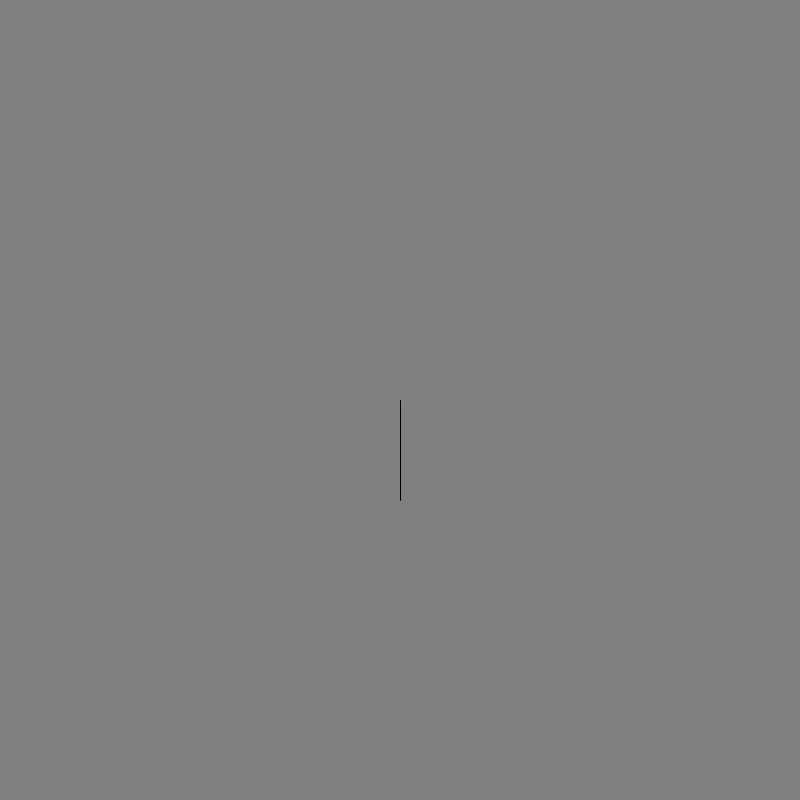
Frame 1 (no input)
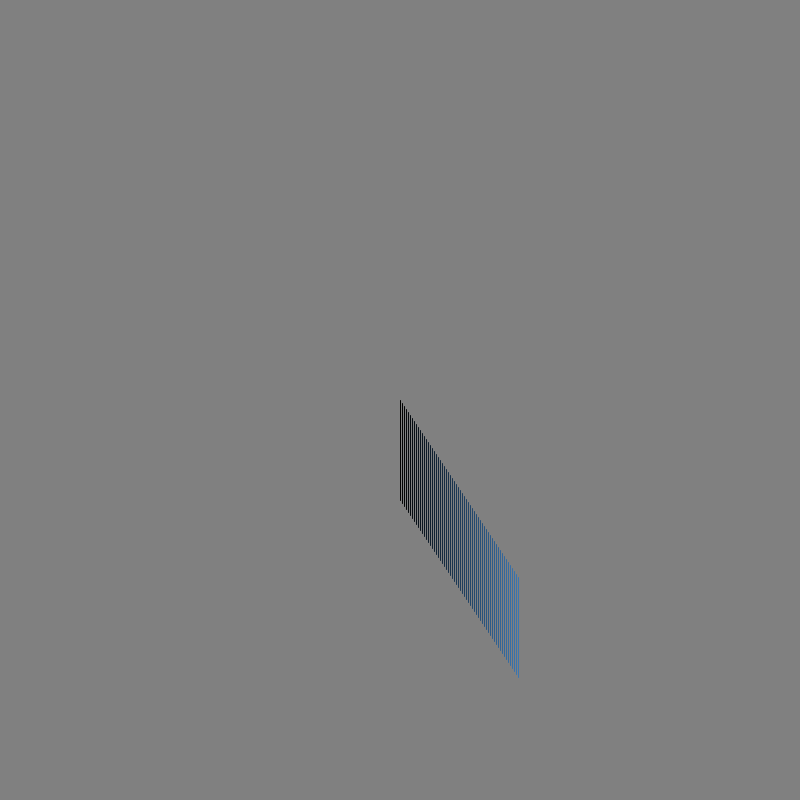
Frame 60 (the mouse pressed at the canvas centre just before this capture)
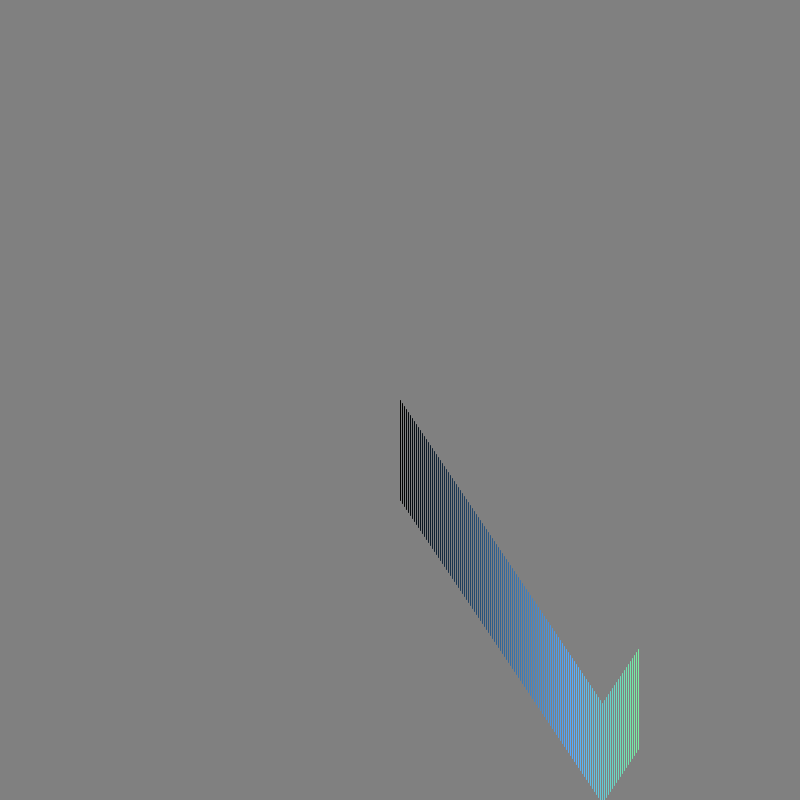
Frame 120 (the mouse held since frame 60 and released just before this capture)

The Processing sketch that drew these frames (run headless with seeded random() and noise(); from frame 60 on, the mouse is pressed at the canvas centre):

// Processing sketch: F005_Bounce
// ── F005_Bounce.pde
float posX, posY;
float speedX, speedY;

float R, G, B;
float growR, growG, growB;

void setup() {
  size(800, 800);
  background(128);
  smooth();
  posX = width/2;
  posY = height/2;
  speedX = 2;
  speedY = 3;

  R = 0;
  G = 0;
  B = 0;

  growR = 1;
  growG = 2;
  growB = 3;

  noStroke();
}

void draw() {
  int rad = 10;
  //background(0,255,75);
  stroke(R, G, B);
  line(posX, posY, posX, posY+100);

  posX = posX + speedX;
  posY = posY + speedY;

  R = R + growR;
  G = G + growG;
  B = B + growB;

  if ( R < 0  ||  R > 255)growR = growR*-1;
  if ( G < 0  ||  G > 255)growG = growG*-1;
  if ( B < 0  ||  B > 255)growB = growB*-1;
  if (posX < 0 || posX > width)speedX=speedX*-1;
  if (posY < 0 || posY+100 > height)speedY=speedY*-1;
}
